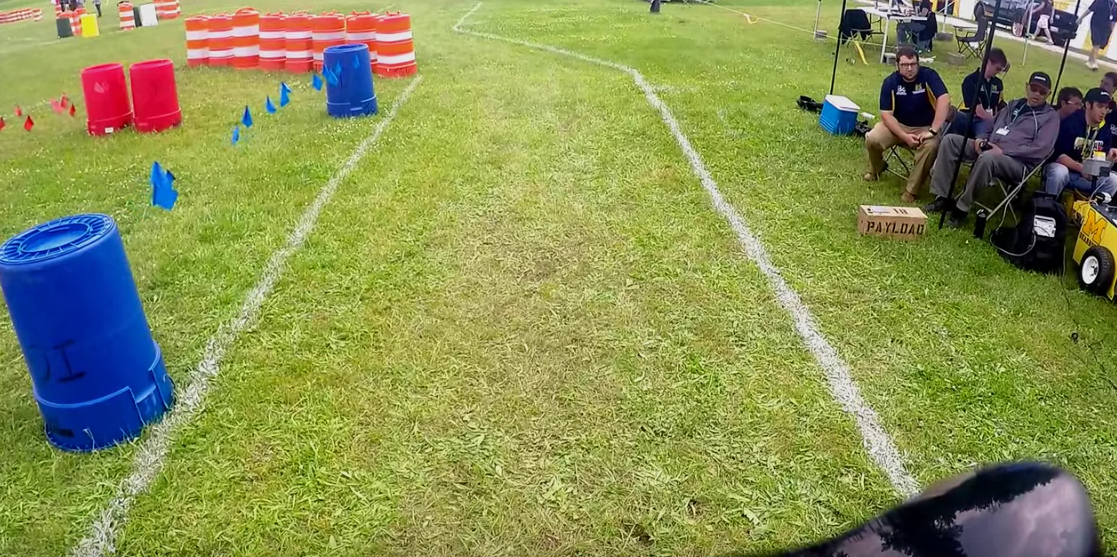
#> input picture OpenCV/f2.png, 1117 x 557 px, given in place of the camera
$ python BetaCode.py   (Python 2 division)
#> lines starting #> are read from the running program, lines starting #| are printed output that depends on the picture; after the words box and inside, x2 and y2 are one past the last pixel; in counts of white or black regions, pixels touching at a corner belong together
import cv2
import numpy as np

def nothing(x):
    pass

def colourfilter(img, lower, upper):
    hsv=cv2.cvtColor(img, cv2.COLOR_BGR2HSV)
    mask=cv2.inRange(hsv, lower, upper)

    res=cv2.bitwise_and(img, img, mask=mask)

    return res

def createWindow(name, l, b):
    cv2.namedWindow(name, cv2.WINDOW_NORMAL)
    cv2.resizeWindow(name, l, b)

def dilate(img):
    kernel=np.ones((5,5), np.uint8)
    dilated=cv2.dilate(img, kernel, iterations=1)
    return dilated

def opened(img):
    kernel=np.ones((5,5), np.uint8)
    opening=cv2.morphologyEx(img, cv2.MORPH_OPEN, kernel)
    return opening

cap=cv2.VideoCapture(1)
kernel = np.ones((5, 5), np.uint8)

cv2.namedWindow("FRAME", cv2.WINDOW_NORMAL)
cv2.namedWindow("COLOR FILTERED", cv2.WINDOW_NORMAL)
cv2.namedWindow("NOISE REMOVED", cv2.WINDOW_NORMAL)
cv2.namedWindow("BLURRED", cv2.WINDOW_NORMAL)

cv2.resizeWindow("FRAME", 500, 500)
cv2.resizeWindow("COLOR FILTERED", 500, 500)
cv2.resizeWindow("NOISE REMOVED", 500, 500)
cv2.resizeWindow("BLURRED", 500, 500)

#min=np.zeros((100,100,3), np.uint8)
#max=np.zeros((100,100,3), np.uint8)
cv2.createTrackbar("B1", "COLOR FILTERED" ,0,255,nothing)
cv2.createTrackbar("G1", "COLOR FILTERED",0,255,nothing)
cv2.createTrackbar("R1", "COLOR FILTERED",0,255,nothing)
cv2.createTrackbar("B2", "COLOR FILTERED",255,255,nothing)
cv2.createTrackbar("G2", "COLOR FILTERED",255,255,nothing)
cv2.createTrackbar("R2", "COLOR FILTERED",255,255,nothing)

while True:
    ret, frame=cap.read()
#> frame is the input picture: shape (557, 1117, 3); mean B, G, R 84.2, 145, 137.5
    cv2.imshow("FRAME", frame)
    #cv2.imshow("MIN", min)
    #cv2.imshow("MAX", max)

    blur1=cv2.GaussianBlur(frame, (5,5), 0)
    blur=cv2.medianBlur(blur1, 5)
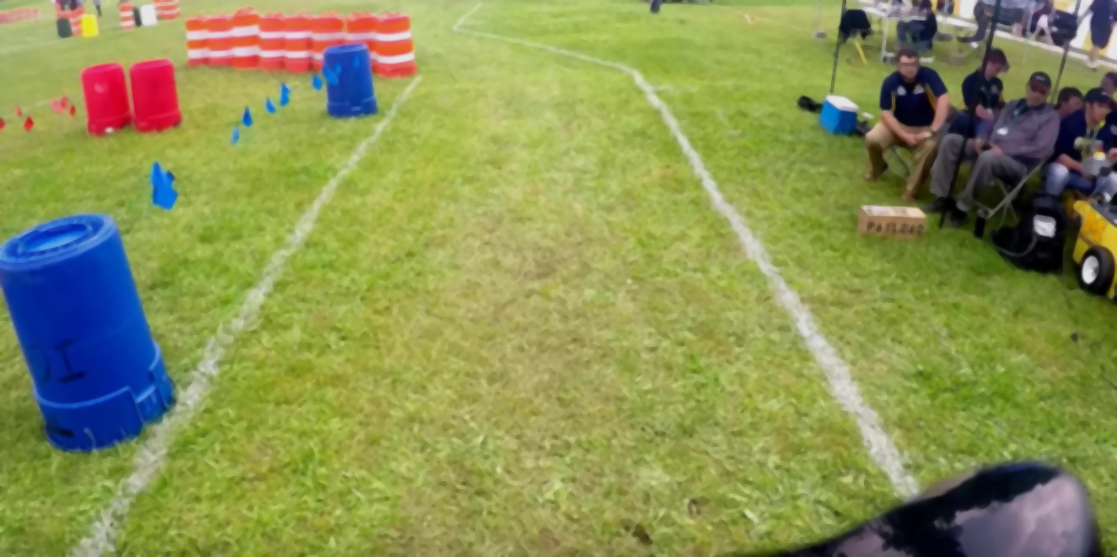
#> blur: shape (557, 1117, 3); mean B, G, R 84.1, 145.1, 137.5
    b1 = cv2.getTrackbarPos("B1", "COLOR FILTERED")
    g1 = cv2.getTrackbarPos("G1", "COLOR FILTERED")
    r1 = cv2.getTrackbarPos("R1", "COLOR FILTERED")
    b2 = cv2.getTrackbarPos("B2", "COLOR FILTERED")
    g2 = cv2.getTrackbarPos("G2", "COLOR FILTERED")
    r2 = cv2.getTrackbarPos("R2", "COLOR FILTERED")

    #min[:] = [b1, g1, r1]
    #max[:] = [b2, g2, r2]

    lower = np.array([b1, g1, r1])
    upper = np.array([b2, g2, r2])
    res = colourfilter(blur, lower, upper)
#> in colourfilter, `hsv=cv2.cvtColor(img, cv2.COLOR_BGR2HSV)`: hsv: shape (557, 1117, 3); mean H, S, V 47.4, 135.8, 156.8
#> in colourfilter, `mask=cv2.inRange(hsv, lower, upper)`: mask: shape (557, 1117); every value is 255
    cv2.imshow("COLOR FILTERED", res)

    gray = cv2.cvtColor(res , cv2.COLOR_BGR2GRAY)
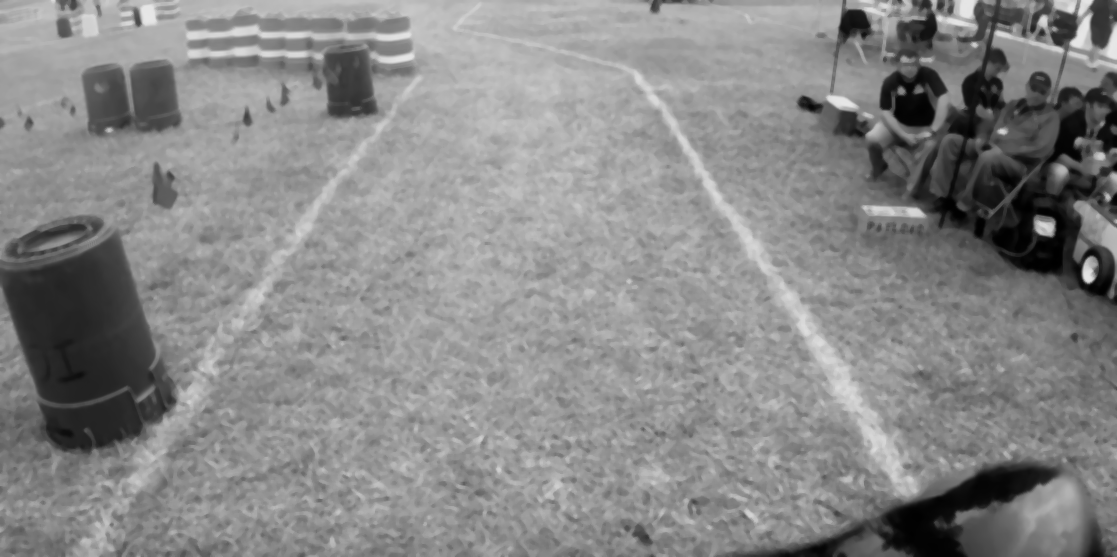
#> gray: shape (557, 1117); min 0, max 231, mean 135.9
    blur2=cv2.GaussianBlur(gray, (5,5), 0)
    blur3=cv2.medianBlur(blur2, 5)
    cv2.imshow("BLURRED", blur3)

    ret, th1 = cv2.threshold(gray, 190, 255, cv2.THRESH_TOZERO_INV)
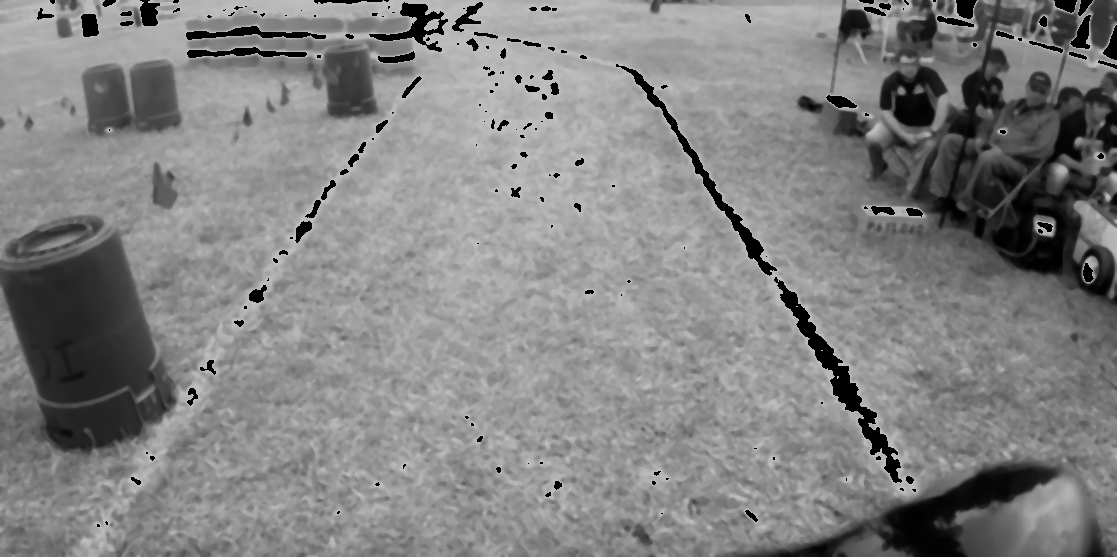
#> th1: shape (557, 1117); min 0, max 190, mean 130.7
    ret, th = cv2.threshold(th1, 130, 255, cv2.THRESH_BINARY)
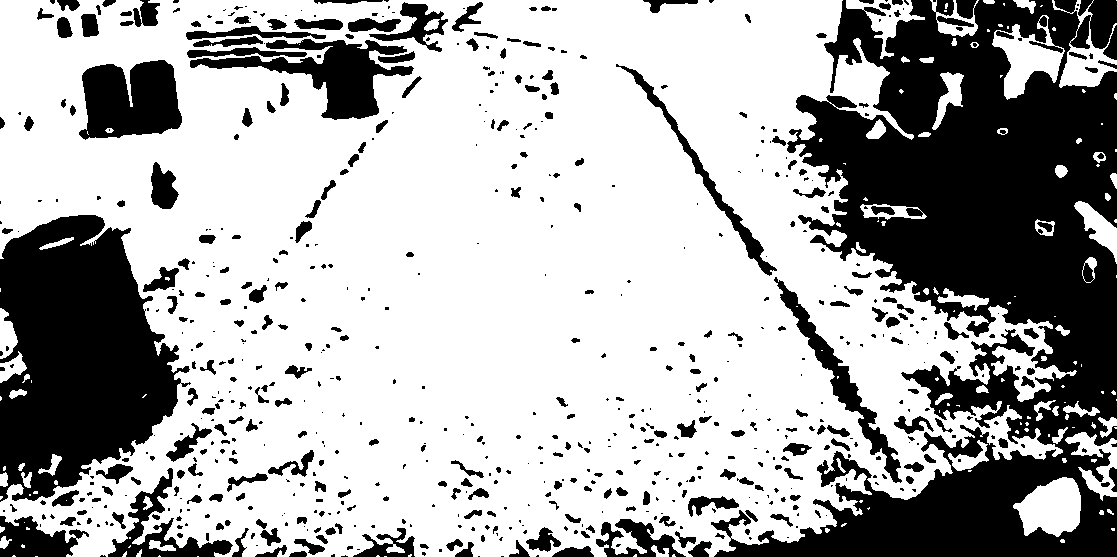
#> th: shape (557, 1117); 67.5% white; 683 black regions (386 under 20 px), largest, box (x1, y1, x2, y2) and area: (711, 0, 1117, 557) 111612, (0, 215, 191, 502) 36052, (79, 60, 182, 140) 6314

    opening=opened(th)
#> in opened, `opening=cv2.morphologyEx(img, cv2.MORPH_OPEN, kernel)`: opening: shape (557, 1117); 65.3% white; 462 black regions (262 under 20 px), largest, box (x1, y1, x2, y2) and area: (711, 0, 1117, 557) 121412, (0, 215, 216, 512) 38145, (186, 0, 448, 120) 12537
    dilating=dilate(opening)
#> in dilate, `dilated=cv2.dilate(img, kernel, iterations=1)`: dilated: shape (557, 1117); 73% white; 186 black regions (109 under 20 px), largest, box (x1, y1, x2, y2) and area: (798, 0, 1117, 444) 81594, (0, 217, 179, 502) 34644, (718, 430, 1117, 557) 21680
    cv2.imshow("NOISE REMOVED", dilating)

    edges = cv2.Canny(dilating, 225, 250)
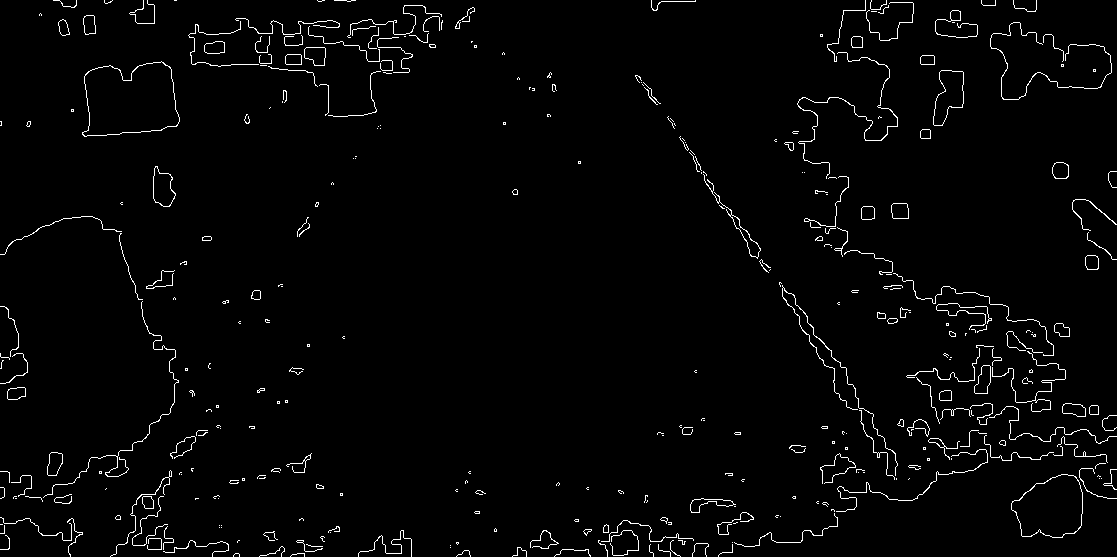
#> edges: shape (557, 1117); 2.1% white in thin lines or dots
    cv2.imshow('edges', edges)

    base = np.zeros((480, 640))
    lines = cv2.HoughLinesP(dilating, 1, np.pi / 50, 50, minLineLength=50, maxLineGap=70)  # What does it return?
#> lines = 788 rows, first 6: [77, 5, 1116, 494], [166, 127, 1100, 496], [0, 164, 856, 503], [87, 0, 1048, 380], [0, 101, 1078, 527], [0, 112, 932, 481]

    if lines is not None:
        for line in lines:
            x1, y1, x2, y2 = line[0]
            cv2.line(base, (x1, y1), (x2, y2), (255, 255, 255), 2)
#> this loop made 788 passes
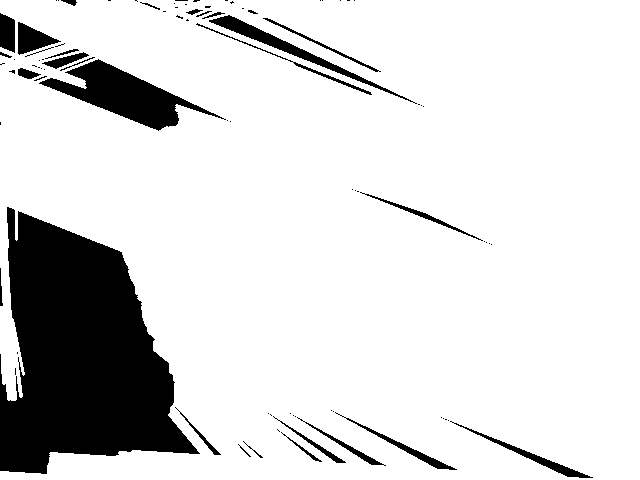
#> base: shape (480, 640) float64; 85.4% white; 88 black regions (59 under 20 px), largest, box (x1, y1, x2, y2) and area: (0, 207, 200, 474) 32860, (39, 59, 226, 131) 4772, (209, 15, 417, 104) 1612

    opening = cv2.morphologyEx(base, cv2.MORPH_OPEN, kernel)
#> opening: shape (480, 640) float64; 85% white; 59 black regions (40 under 20 px), largest, box (x1, y1, x2, y2) and area: (0, 207, 200, 474) 33172, (9, 49, 226, 131) 5766, (186, 6, 417, 104) 1879
    dilated = cv2.dilate(opening, kernel, iterations=1)
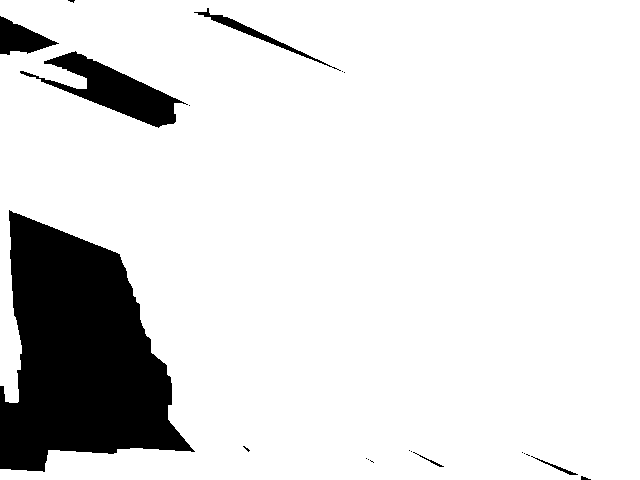
#> dilated: shape (480, 640) float64; 87.7% white; 20 black regions (13 under 20 px), largest, box (x1, y1, x2, y2) and area: (0, 210, 195, 472) 31259, (20, 51, 188, 128) 4332, (0, 16, 59, 55) 1215

    img = dilated
    cv2.imshow('result', img)
    if cv2.waitKey(5) & 0xFF == ord('q'):
#> (key q is pressed here)
		break

cap.release()
cv2.destroyAllWindows()
